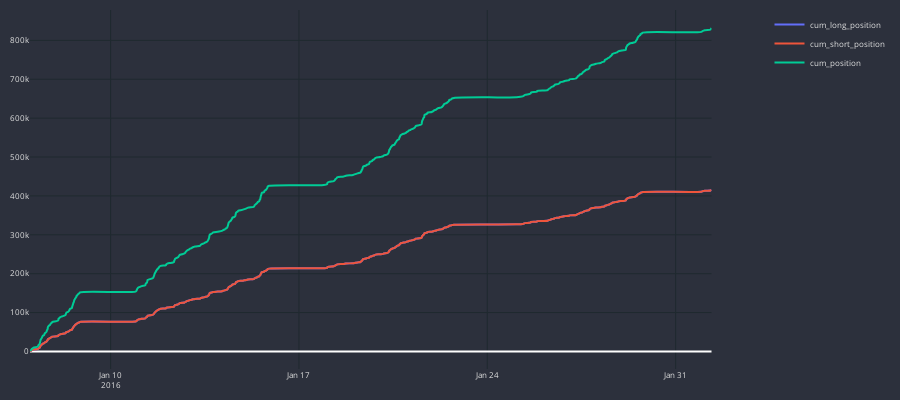

The notebook cell this image was saved under:
### Code cell
cp = CandlePlot(results, candles=False)
cp.show_plot(line_traces=['cum_long_position', 'cum_short_position', 'cum_position'])

### Figure 1 — Plotly figure (JSON) as saved in the notebook; plotly's stock layout.template omitted (floating-point values rounded to 4 significant figures; data arrays with more than 128 entries replaced by an {"elided": "..."} marker saying what was removed)
{"data": [{"line": {"shape": "spline", "width": 2}, "name": "cum_long_position", "type": "scatter", "x": {"elided": "416 str values"}, "xaxis": "x", "y": {"elided": "416 int values"}, "yaxis": "y"}, {"line": {"shape": "spline", "width": 2}, "name": "cum_short_position", "type": "scatter", "x": {"elided": "416 str values"}, "xaxis": "x", "y": {"elided": "416 int values"}, "yaxis": "y"}, {"line": {"shape": "spline", "width": 2}, "name": "cum_position", "type": "scatter", "x": {"elided": "416 str values"}, "xaxis": "x", "y": {"elided": "416 int values"}, "yaxis": "y"}], "layout": {"font": {"color": "#e1e1e1", "size": 8}, "height": 400, "margin": {"b": 10, "l": 10, "r": 10, "t": 10}, "paper_bgcolor": "#2c303c", "plot_bgcolor": "#2c303c", "width": 900, "xaxis": {"anchor": "y", "domain": [0, 0.94], "gridcolor": "#1f292f", "nticks": 5, "rangeslider": {"visible": false}}, "yaxis": {"anchor": "x", "domain": [0, 1], "gridcolor": "#1f292f"}, "yaxis2": {"anchor": "x", "gridcolor": "#1f292f", "overlaying": "y", "side": "right"}}}
